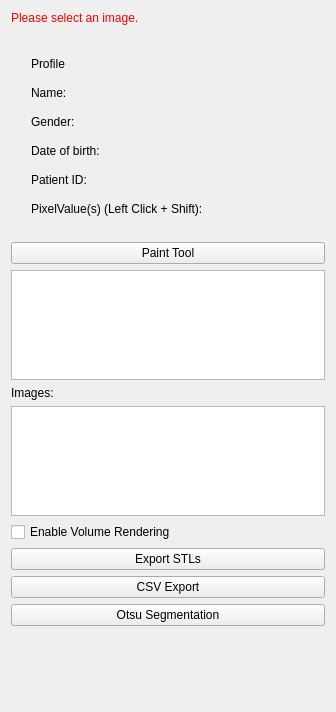
<?xml version="1.0" encoding="UTF-8"?>
<ui version="4.0">
 <class>SidePanelViewControls</class>
 <widget class="QWidget" name="SidePanelViewControls">
  <property name="geometry">
   <rect>
    <x>0</x>
    <y>0</y>
    <width>336</width>
    <height>712</height>
   </rect>
  </property>
  <property name="windowTitle">
   <string>SidePanel View</string>
  </property>
  <layout class="QVBoxLayout" name="verticalLayout">
   <item>
    <widget class="QLabel" name="selectImageLabel">
     <property name="styleSheet">
      <string notr="true">QLabel { color: rgb(255, 0, 0) }</string>
     </property>
     <property name="text">
      <string>Please select an image.</string>
     </property>
    </widget>
   </item>
   <item>
    <widget class="QWidget" name="widget" native="true">
     <layout class="QHBoxLayout" name="horizontalLayout">
      <property name="leftMargin">
       <number>0</number>
      </property>
      <property name="topMargin">
       <number>0</number>
      </property>
      <property name="rightMargin">
       <number>0</number>
      </property>
      <property name="bottomMargin">
       <number>0</number>
      </property>
     </layout>
    </widget>
   </item>
   <item>
    <layout class="QFormLayout" name="PatientInfolayout">
     <property name="horizontalSpacing">
      <number>0</number>
     </property>
     <property name="verticalSpacing">
      <number>15</number>
     </property>
     <property name="leftMargin">
      <number>20</number>
     </property>
     <property name="topMargin">
      <number>20</number>
     </property>
     <property name="bottomMargin">
      <number>20</number>
     </property>
     <item row="0" column="0">
      <widget class="QLabel" name="Profil_title_label">
       <property name="text">
        <string>Profile</string>
       </property>
      </widget>
     </item>
     <item row="1" column="0">
      <widget class="QLabel" name="label_8">
       <property name="text">
        <string>Name:</string>
       </property>
      </widget>
     </item>
     <item row="1" column="1">
      <widget class="QLabel" name="PatientName_label">
       <property name="text">
        <string/>
       </property>
      </widget>
     </item>
     <item row="2" column="0">
      <widget class="QLabel" name="label_11">
       <property name="text">
        <string>Gender:</string>
       </property>
      </widget>
     </item>
     <item row="2" column="1">
      <widget class="QLabel" name="PatientGender_label">
       <property name="text">
        <string/>
       </property>
      </widget>
     </item>
     <item row="3" column="0">
      <widget class="QLabel" name="label_9">
       <property name="text">
        <string>Date of birth:</string>
       </property>
      </widget>
     </item>
     <item row="3" column="1">
      <widget class="QLabel" name="PatientDOB_label">
       <property name="text">
        <string/>
       </property>
      </widget>
     </item>
     <item row="4" column="0">
      <widget class="QLabel" name="label_10">
       <property name="text">
        <string>Patient ID:</string>
       </property>
      </widget>
     </item>
     <item row="4" column="1">
      <widget class="QLabel" name="PatientID_label">
       <property name="text">
        <string/>
       </property>
      </widget>
     </item>
     <item row="5" column="0">
      <widget class="QLabel" name="pixelValue">
       <property name="text">
        <string>PixelValue(s) (Left Click + Shift):</string>
       </property>
      </widget>
     </item>
    </layout>
   </item>
   <item>
    <widget class="QPushButton" name="paintButton">
     <property name="text">
      <string>Paint Tool</string>
     </property>
    </widget>
   </item>
   <item>
    <widget class="QTableWidget" name="m_LabelSetTableWidget"/>
   </item>
   <item>
    <widget class="QLabel" name="label">
     <property name="text">
      <string>Images:</string>
     </property>
    </widget>
   </item>
   <item>
    <widget class="QListWidget" name="listWidget"/>
   </item>
   <item>
    <widget class="QCheckBox" name="m_VolRenderingButton">
     <property name="text">
      <string>Enable Volume Rendering</string>
     </property>
    </widget>
   </item>
   <item>
    <widget class="QPushButton" name="STLsExport_button">
     <property name="text">
      <string>Export STLs</string>
     </property>
    </widget>
   </item>
   <item>
    <widget class="QPushButton" name="pbExportCSV">
     <property name="text">
      <string>CSV Export</string>
     </property>
    </widget>
   </item>
   <item>
    <widget class="QPushButton" name="pushButtonOtsuSegmentation">
     <property name="text">
      <string>Otsu Segmentation</string>
     </property>
    </widget>
   </item>
   <item>
    <spacer name="verticalSpacer">
     <property name="orientation">
      <enum>Qt::Vertical</enum>
     </property>
     <property name="sizeType">
      <enum>QSizePolicy::Fixed</enum>
     </property>
     <property name="sizeHint" stdset="0">
      <size>
       <width>20</width>
       <height>75</height>
      </size>
     </property>
    </spacer>
   </item>
  </layout>
 </widget>
 <layoutdefault spacing="6" margin="11"/>
 <resources/>
 <connections/>
</ui>
